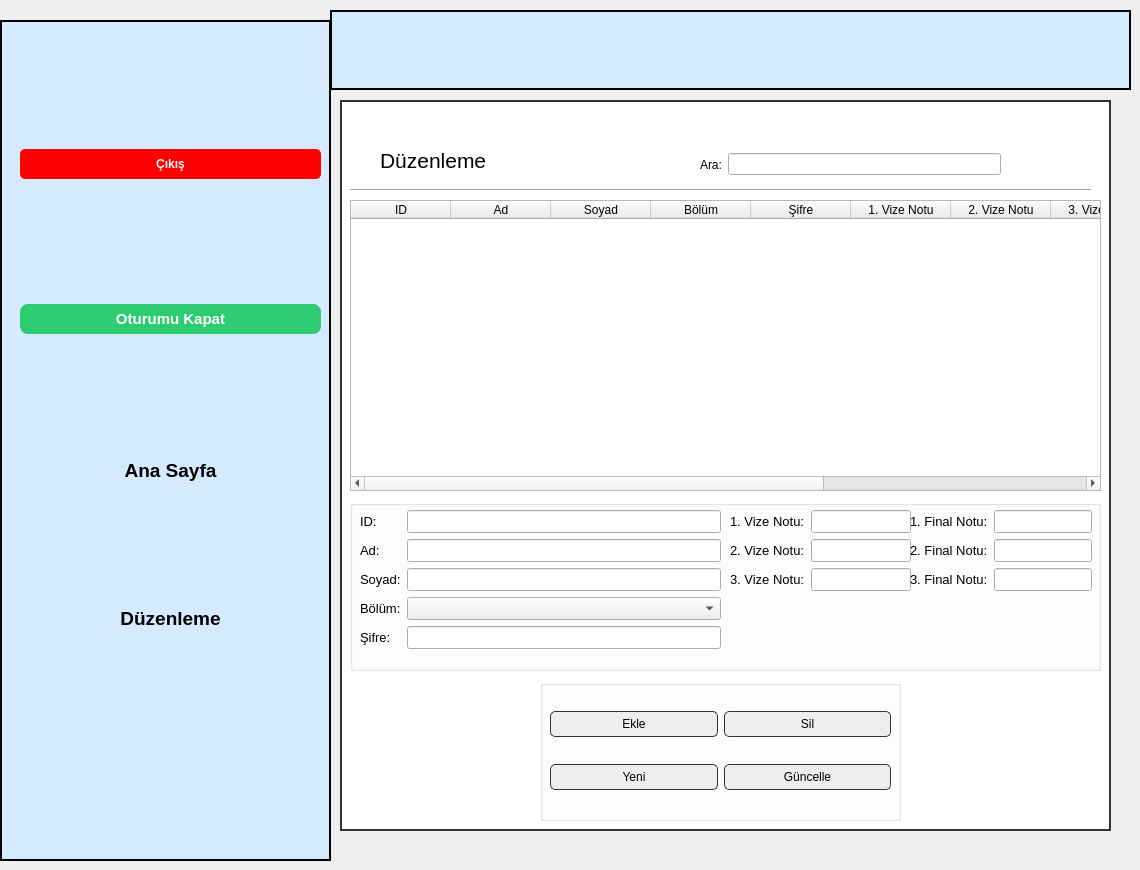
   <widget class="QWidget" name="sfduzen">
    <widget class="QFrame" name="frame_11">
     <property name="geometry">
      <rect>
       <x>0</x>
       <y>20</y>
       <width>331</width>
       <height>841</height>
      </rect>
     </property>
     <property name="styleSheet">
      <string notr="true">#frame_11{
background-color: #d6eaff;
    border: 2px solid black;

}</string>
     </property>
     <property name="frameShape">
      <enum>QFrame::StyledPanel</enum>
     </property>
     <property name="frameShadow">
      <enum>QFrame::Raised</enum>
     </property>
     <widget class="QWidget" name="verticalLayoutWidget_8">
      <property name="geometry">
       <rect>
        <x>20</x>
        <y>10</y>
        <width>301</width>
        <height>721</height>
       </rect>
      </property>
      <layout class="QVBoxLayout" name="verticalLayout_8">
       <item>
        <widget class="QPushButton" name="btnkapa6">
         <property name="font">
          <font>
           <weight>75</weight>
           <bold>true</bold>
          </font>
         </property>
         <property name="styleSheet">
          <string notr="true">#btnkapa6 {
    background-color: red;
    color: white;
    font-weight: bold;
    border: none;
    border-radius: 5px;
    padding: 8px 16px;
}

#btnkapa6:hover {
    background-color: darkred;
}

#btnkapa6:pressed {
    background-color: #990000;
}</string>
         </property>
         <property name="text">
          <string>Çıkış</string>
         </property>
        </widget>
       </item>
       <item>
        <widget class="QPushButton" name="btncikis6">
         <property name="styleSheet">
          <string notr="true">#btncikis6 {
    background-color: #2ecc71;   
    color: white;
    border: none;
    border-radius: 8px;
    padding: 6px 12px;
    font-weight: bold;
    font-size: 11pt;
}
#btncikis6:hover {
    background-color: #27ae60;  
}
#btncikis6:pressed{
background-color: #1e8449;
}
</string>
         </property>
         <property name="text">
          <string>Oturumu Kapat</string>
         </property>
        </widget>
       </item>
       <item>
        <widget class="QPushButton" name="btnana6">
         <property name="font">
          <font>
           <pointsize>14</pointsize>
           <weight>75</weight>
           <bold>true</bold>
          </font>
         </property>
         <property name="toolTip">
          <string>Ana sayfayı görmek için tıklayınız.</string>
         </property>
         <property name="styleSheet">
          <string notr="true">#btnana6 {
    background-color: #d6eaff;
    border: none;
    color: black;
}

#btnana6:hover {
    background-color: #c0ddff; 
}</string>
         </property>
         <property name="text">
          <string>Ana Sayfa</string>
         </property>
        </widget>
       </item>
       <item>
        <widget class="QPushButton" name="btnduzen2">
         <property name="font">
          <font>
           <pointsize>14</pointsize>
           <weight>75</weight>
           <bold>true</bold>
          </font>
         </property>
         <property name="toolTip">
          <string>Öğrenci bilgilerini görmek için tıklayınız.</string>
         </property>
         <property name="styleSheet">
          <string notr="true">#btnduzen2 {
    background-color: #d6eaff;
    border: none;
    color: black;
}

#btnduzen2:hover {
    background-color: #c0ddff; 
}</string>
         </property>
         <property name="text">
          <string>Düzenleme</string>
         </property>
        </widget>
       </item>
      </layout>
     </widget>
    </widget>
    <widget class="QFrame" name="frame_12">
     <property name="geometry">
      <rect>
       <x>330</x>
       <y>10</y>
       <width>801</width>
       <height>80</height>
      </rect>
     </property>
     <property name="styleSheet">
      <string notr="true">#frame_12{
background-color: #d6eaff;
    border: 2px solid black;

}</string>
     </property>
     <property name="frameShape">
      <enum>QFrame::StyledPanel</enum>
     </property>
     <property name="frameShadow">
      <enum>QFrame::Raised</enum>
     </property>
     <widget class="QLabel" name="lbbilgi6">
      <property name="geometry">
       <rect>
        <x>150</x>
        <y>30</y>
        <width>511</width>
        <height>31</height>
       </rect>
      </property>
      <property name="font">
       <font>
        <pointsize>10</pointsize>
       </font>
      </property>
      <property name="text">
       <string/>
      </property>
      <property name="alignment">
       <set>Qt::AlignCenter</set>
      </property>
     </widget>
    </widget>
    <widget class="QGroupBox" name="gbsinif_3">
     <property name="geometry">
      <rect>
       <x>340</x>
       <y>100</y>
       <width>771</width>
       <height>731</height>
      </rect>
     </property>
     <property name="styleSheet">
      <string notr="true">#gbsinif_3{
  background-color: white;
    border: 2px solid #333;
    padding: 20px;
}</string>
     </property>
     <property name="title">
      <string/>
     </property>
     <widget class="QLabel" name="label_14">
      <property name="geometry">
       <rect>
        <x>40</x>
        <y>40</y>
        <width>231</width>
        <height>41</height>
       </rect>
      </property>
      <property name="font">
       <font>
        <pointsize>16</pointsize>
       </font>
      </property>
      <property name="text">
       <string>Düzenleme</string>
      </property>
     </widget>
     <widget class="Line" name="line_6">
      <property name="geometry">
       <rect>
        <x>10</x>
        <y>80</y>
        <width>741</width>
        <height>20</height>
       </rect>
      </property>
      <property name="orientation">
       <enum>Qt::Horizontal</enum>
      </property>
     </widget>
     <widget class="QTableWidget" name="tableogretmen">
      <property name="geometry">
       <rect>
        <x>10</x>
        <y>100</y>
        <width>751</width>
        <height>291</height>
       </rect>
      </property>
      <property name="editTriggers">
       <set>QAbstractItemView::AnyKeyPressed|QAbstractItemView::EditKeyPressed</set>
      </property>
      <property name="selectionBehavior">
       <enum>QAbstractItemView::SelectRows</enum>
      </property>
      <column>
       <property name="text">
        <string>ID</string>
       </property>
      </column>
      <column>
       <property name="text">
        <string>Ad</string>
       </property>
      </column>
      <column>
       <property name="text">
        <string>Soyad</string>
       </property>
      </column>
      <column>
       <property name="text">
        <string>Bölüm</string>
       </property>
      </column>
      <column>
       <property name="text">
        <string>Şifre</string>
       </property>
      </column>
      <column>
       <property name="text">
        <string>1. Vize Notu</string>
       </property>
      </column>
      <column>
       <property name="text">
        <string>2. Vize Notu</string>
       </property>
      </column>
      <column>
       <property name="text">
        <string>3. Vize Notu</string>
       </property>
      </column>
      <column>
       <property name="text">
        <string>1. Final Notu</string>
       </property>
      </column>
      <column>
       <property name="text">
        <string>2. Final Notu</string>
       </property>
      </column>
      <column>
       <property name="text">
        <string>3. Final Notu</string>
       </property>
      </column>
     </widget>
     <widget class="QGroupBox" name="groupBox">
      <property name="geometry">
       <rect>
        <x>10</x>
        <y>400</y>
        <width>751</width>
        <height>171</height>
       </rect>
      </property>
      <property name="title">
       <string/>
      </property>
      <widget class="QWidget" name="formLayoutWidget_3">
       <property name="geometry">
        <rect>
         <x>10</x>
         <y>10</y>
         <width>361</width>
         <height>165</height>
        </rect>
       </property>
       <layout class="QFormLayout" name="formLayout_3">
        <item row="0" column="0">
         <widget class="QLabel" name="label_15">
          <property name="font">
           <font>
            <pointsize>10</pointsize>
           </font>
          </property>
          <property name="text">
           <string>ID:</string>
          </property>
         </widget>
        </item>
        <item row="0" column="1">
         <widget class="QLineEdit" name="lnidgoster">
          <property name="font">
           <font>
            <pointsize>10</pointsize>
           </font>
          </property>
          <property name="inputMask">
           <string>999</string>
          </property>
         </widget>
        </item>
        <item row="1" column="1">
         <widget class="QLineEdit" name="lnadgoster">
          <property name="font">
           <font>
            <pointsize>10</pointsize>
           </font>
          </property>
         </widget>
        </item>
        <item row="1" column="0">
         <widget class="QLabel" name="label_16">
          <property name="font">
           <font>
            <pointsize>10</pointsize>
           </font>
          </property>
          <property name="text">
           <string>Ad:</string>
          </property>
         </widget>
        </item>
        <item row="2" column="0">
         <widget class="QLabel" name="label_17">
          <property name="font">
           <font>
            <pointsize>10</pointsize>
           </font>
          </property>
          <property name="text">
           <string>Soyad:</string>
          </property>
         </widget>
        </item>
        <item row="3" column="0">
         <widget class="QLabel" name="label_18">
          <property name="font">
           <font>
            <pointsize>10</pointsize>
           </font>
          </property>
          <property name="text">
           <string>Bölüm:</string>
          </property>
         </widget>
        </item>
        <item row="2" column="1">
         <widget class="QLineEdit" name="lnsoyadgoster">
          <property name="font">
           <font>
            <pointsize>10</pointsize>
           </font>
          </property>
         </widget>
        </item>
        <item row="4" column="0">
         <widget class="QLabel" name="label_27">
          <property name="font">
           <font>
            <pointsize>10</pointsize>
           </font>
          </property>
          <property name="text">
           <string>Şifre:</string>
          </property>
         </widget>
        </item>
        <item row="4" column="1">
         <widget class="QLineEdit" name="lnsifregoster">
          <property name="font">
           <font>
            <pointsize>10</pointsize>
           </font>
          </property>
         </widget>
        </item>
        <item row="3" column="1">
         <widget class="QComboBox" name="cbbolumgoster">
          <property name="font">
           <font>
            <pointsize>10</pointsize>
           </font>
          </property>
         </widget>
        </item>
       </layout>
      </widget>
      <widget class="QWidget" name="formLayoutWidget_2">
       <property name="geometry">
        <rect>
         <x>380</x>
         <y>10</y>
         <width>181</width>
         <height>141</height>
        </rect>
       </property>
       <layout class="QFormLayout" name="formLayout_2">
        <item row="0" column="1">
         <widget class="QLineEdit" name="lnvizegoster1">
          <property name="font">
           <font>
            <pointsize>10</pointsize>
           </font>
          </property>
          <property name="inputMask">
           <string>999</string>
          </property>
         </widget>
        </item>
        <item row="1" column="0">
         <widget class="QLabel" name="label_22">
          <property name="font">
           <font>
            <pointsize>10</pointsize>
           </font>
          </property>
          <property name="text">
           <string>2. Vize Notu:</string>
          </property>
         </widget>
        </item>
        <item row="1" column="1">
         <widget class="QLineEdit" name="lnvizegoster2">
          <property name="font">
           <font>
            <pointsize>10</pointsize>
           </font>
          </property>
          <property name="inputMask">
           <string>999</string>
          </property>
         </widget>
        </item>
        <item row="2" column="0">
         <widget class="QLabel" name="label_23">
          <property name="font">
           <font>
            <pointsize>10</pointsize>
           </font>
          </property>
          <property name="text">
           <string>3. Vize Notu:</string>
          </property>
         </widget>
        </item>
        <item row="2" column="1">
         <widget class="QLineEdit" name="lnvizegoster3">
          <property name="font">
           <font>
            <pointsize>10</pointsize>
           </font>
          </property>
          <property name="inputMask">
           <string>999</string>
          </property>
         </widget>
        </item>
        <item row="0" column="0">
         <widget class="QLabel" name="label_21">
          <property name="font">
           <font>
            <pointsize>10</pointsize>
           </font>
          </property>
          <property name="text">
           <string>1. Vize Notu:</string>
          </property>
         </widget>
        </item>
       </layout>
      </widget>
      <widget class="QWidget" name="formLayoutWidget_4">
       <property name="geometry">
        <rect>
         <x>560</x>
         <y>10</y>
         <width>182</width>
         <height>141</height>
        </rect>
       </property>
       <layout class="QFormLayout" name="formLayout_4">
        <item row="0" column="0">
         <widget class="QLabel" name="label_24">
          <property name="font">
           <font>
            <pointsize>10</pointsize>
           </font>
          </property>
          <property name="text">
           <string>1. Final Notu:</string>
          </property>
         </widget>
        </item>
        <item row="0" column="1">
         <widget class="QLineEdit" name="lnfinalgoster1">
          <property name="font">
           <font>
            <pointsize>10</pointsize>
           </font>
          </property>
          <property name="inputMask">
           <string>999</string>
          </property>
         </widget>
        </item>
        <item row="1" column="0">
         <widget class="QLabel" name="label_25">
          <property name="font">
           <font>
            <pointsize>10</pointsize>
           </font>
          </property>
          <property name="text">
           <string>2. Final Notu:</string>
          </property>
         </widget>
        </item>
        <item row="2" column="0">
         <widget class="QLabel" name="label_26">
          <property name="font">
           <font>
            <pointsize>10</pointsize>
           </font>
          </property>
          <property name="text">
           <string>3. Final Notu:</string>
          </property>
         </widget>
        </item>
        <item row="1" column="1">
         <widget class="QLineEdit" name="lnfinalgoster2">
          <property name="font">
           <font>
            <pointsize>10</pointsize>
           </font>
          </property>
          <property name="inputMask">
           <string>999</string>
          </property>
         </widget>
        </item>
        <item row="2" column="1">
         <widget class="QLineEdit" name="lnfinalgoster3">
          <property name="font">
           <font>
            <pointsize>10</pointsize>
           </font>
          </property>
          <property name="inputMask">
           <string>999</string>
          </property>
         </widget>
        </item>
       </layout>
      </widget>
     </widget>
     <widget class="QGroupBox" name="groupBox_2">
      <property name="geometry">
       <rect>
        <x>200</x>
        <y>580</y>
        <width>361</width>
        <height>141</height>
       </rect>
      </property>
      <property name="title">
       <string/>
      </property>
      <widget class="QWidget" name="gridLayoutWidget">
       <property name="geometry">
        <rect>
         <x>10</x>
         <y>10</y>
         <width>341</width>
         <height>121</height>
        </rect>
       </property>
       <layout class="QGridLayout" name="gridLayout_2">
        <item row="0" column="0">
         <widget class="QPushButton" name="btnekle">
          <property name="styleSheet">
           <string notr="true">#btnekle{
    background-color: #eeeeee;
    border: 1px solid #333;
    padding: 5px 15px;
    border-radius: 5px;
}
#btnekle:hover {
    background-color: #dddddd;
}</string>
          </property>
          <property name="text">
           <string>Ekle</string>
          </property>
         </widget>
        </item>
        <item row="0" column="1">
         <widget class="QPushButton" name="btnsil">
          <property name="styleSheet">
           <string notr="true">#btnsil{
    background-color: #eeeeee;
    border: 1px solid #333;
    padding: 5px 15px;
    border-radius: 5px;
}
#btnsil:hover {
    background-color: #dddddd;
}</string>
          </property>
          <property name="text">
           <string>Sil</string>
          </property>
         </widget>
        </item>
        <item row="1" column="0">
         <widget class="QPushButton" name="btnyeni">
          <property name="styleSheet">
           <string notr="true">#btnyeni{
    background-color: #eeeeee;
    border: 1px solid #333;
    padding: 5px 15px;
    border-radius: 5px;
}
#btnyeni:hover {
    background-color: #dddddd;
}</string>
          </property>
          <property name="text">
           <string>Yeni</string>
          </property>
         </widget>
        </item>
        <item row="1" column="1">
         <widget class="QPushButton" name="btnduzelt">
          <property name="styleSheet">
           <string notr="true">#btnduzelt{
    background-color: #eeeeee;
    border: 1px solid #333;
    padding: 5px 15px;
    border-radius: 5px;
}
#btnduzelt:hover {
    background-color: #dddddd;
}</string>
          </property>
          <property name="text">
           <string>Güncelle</string>
          </property>
         </widget>
        </item>
       </layout>
      </widget>
     </widget>
     <widget class="QWidget" name="horizontalLayoutWidget_2">
      <property name="geometry">
       <rect>
        <x>360</x>
        <y>39</y>
        <width>301</width>
        <height>51</height>
       </rect>
      </property>
      <layout class="QHBoxLayout" name="horizontalLayout_2">
       <item>
        <widget class="QLabel" name="label_28">
         <property name="font">
          <font>
           <pointsize>9</pointsize>
          </font>
         </property>
         <property name="text">
          <string>Ara:</string>
         </property>
        </widget>
       </item>
       <item>
        <widget class="QLineEdit" name="lnara">
         <property name="font">
          <font>
           <pointsize>9</pointsize>
          </font>
         </property>
        </widget>
       </item>
      </layout>
     </widget>
    </widget>
   </widget>
